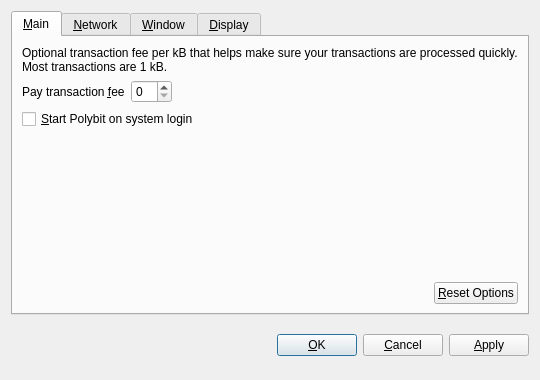
<?xml version="1.0" encoding="UTF-8"?>
<ui version="4.0">
 <class>OptionsDialog</class>
 <widget class="QDialog" name="OptionsDialog">
  <property name="geometry">
   <rect>
    <x>0</x>
    <y>0</y>
    <width>540</width>
    <height>380</height>
   </rect>
  </property>
  <property name="windowTitle">
   <string>Options</string>
  </property>
  <property name="modal">
   <bool>true</bool>
  </property>
  <layout class="QVBoxLayout" name="verticalLayout">
   <item>
    <widget class="QTabWidget" name="tabWidget">
     <property name="tabPosition">
      <enum>QTabWidget::North</enum>
     </property>
     <property name="currentIndex">
      <number>0</number>
     </property>
     <widget class="QWidget" name="tabMain">
      <attribute name="title">
       <string>&amp;Main</string>
      </attribute>
      <layout class="QVBoxLayout" name="verticalLayout_Main">
       <item>
        <widget class="QLabel" name="transactionFeeInfoLabel">
         <property name="text">
          <string>Optional transaction fee per kB that helps make sure your transactions are processed quickly. Most transactions are 1 kB.</string>
         </property>
         <property name="textFormat">
          <enum>Qt::PlainText</enum>
         </property>
         <property name="wordWrap">
          <bool>true</bool>
         </property>
        </widget>
       </item>
       <item>
        <layout class="QHBoxLayout" name="horizontalLayout_1_Main">
         <item>
          <widget class="QLabel" name="transactionFeeLabel">
           <property name="text">
            <string>Pay transaction &amp;fee</string>
           </property>
           <property name="textFormat">
            <enum>Qt::PlainText</enum>
           </property>
           <property name="buddy">
            <cstring>transactionFee</cstring>
           </property>
          </widget>
         </item>
         <item>
          <widget class="BitcoinAmountField" name="transactionFee"/>
         </item>
         <item>
          <spacer name="horizontalSpacer_1_Main">
           <property name="orientation">
            <enum>Qt::Horizontal</enum>
           </property>
           <property name="sizeHint" stdset="0">
            <size>
             <width>40</width>
             <height>20</height>
            </size>
           </property>
          </spacer>
         </item>
        </layout>
       </item>
       <item>
        <widget class="QCheckBox" name="bitcoinAtStartup">
         <property name="toolTip">
          <string>Automatically start Polybit after logging in to the system.</string>
         </property>
         <property name="text">
          <string>&amp;Start Polybit on system login</string>
         </property>
        </widget>
       </item>
       <item>
        <spacer name="verticalSpacer_Main">
         <property name="orientation">
          <enum>Qt::Vertical</enum>
         </property>
         <property name="sizeHint" stdset="0">
          <size>
           <width>20</width>
           <height>40</height>
          </size>
         </property>
        </spacer>
       </item>
       <item>
        <layout class="QHBoxLayout" name="horizontalLayout_2_Main">
         <item>
          <spacer name="horizontalSpacer_2_Main">
           <property name="orientation">
            <enum>Qt::Horizontal</enum>
           </property>
           <property name="sizeHint" stdset="0">
            <size>
             <width>40</width>
             <height>20</height>
            </size>
           </property>
          </spacer>
         </item>
         <item>
          <widget class="QPushButton" name="resetButton">
           <property name="toolTip">
            <string>Reset all client options to default.</string>
           </property>
           <property name="text">
            <string>&amp;Reset Options</string>
           </property>
           <property name="autoDefault">
            <bool>false</bool>
           </property>
          </widget>
         </item>
        </layout>
       </item>
      </layout>
     </widget>
     <widget class="QWidget" name="tabNetwork">
      <attribute name="title">
       <string>&amp;Network</string>
      </attribute>
      <layout class="QVBoxLayout" name="verticalLayout_Network">
       <item>
        <widget class="QCheckBox" name="mapPortUpnp">
         <property name="toolTip">
          <string>Automatically open the Polybit client port on the router. This only works when your router supports UPnP and it is enabled.</string>
         </property>
         <property name="text">
          <string>Map port using &amp;UPnP</string>
         </property>
        </widget>
       </item>
       <item>
        <widget class="QCheckBox" name="connectSocks">
         <property name="toolTip">
          <string>Connect to the Polybit network through a SOCKS proxy (e.g. when connecting through Tor).</string>
         </property>
         <property name="text">
          <string>&amp;Connect through SOCKS proxy:</string>
         </property>
        </widget>
       </item>
       <item>
        <layout class="QHBoxLayout" name="horizontalLayout_Network">
         <item>
          <widget class="QLabel" name="proxyIpLabel">
           <property name="text">
            <string>Proxy &amp;IP:</string>
           </property>
           <property name="textFormat">
            <enum>Qt::PlainText</enum>
           </property>
           <property name="buddy">
            <cstring>proxyIp</cstring>
           </property>
          </widget>
         </item>
         <item>
          <widget class="QValidatedLineEdit" name="proxyIp">
           <property name="maximumSize">
            <size>
             <width>140</width>
             <height>16777215</height>
            </size>
           </property>
           <property name="toolTip">
            <string>IP address of the proxy (e.g. 127.0.0.1)</string>
           </property>
          </widget>
         </item>
         <item>
          <widget class="QLabel" name="proxyPortLabel">
           <property name="text">
            <string>&amp;Port:</string>
           </property>
           <property name="textFormat">
            <enum>Qt::PlainText</enum>
           </property>
           <property name="buddy">
            <cstring>proxyPort</cstring>
           </property>
          </widget>
         </item>
         <item>
          <widget class="QLineEdit" name="proxyPort">
           <property name="maximumSize">
            <size>
             <width>55</width>
             <height>16777215</height>
            </size>
           </property>
           <property name="toolTip">
            <string>Port of the proxy (e.g. 9050)</string>
           </property>
          </widget>
         </item>
         <item>
          <widget class="QLabel" name="socksVersionLabel">
           <property name="text">
            <string>SOCKS &amp;Version:</string>
           </property>
           <property name="textFormat">
            <enum>Qt::PlainText</enum>
           </property>
           <property name="buddy">
            <cstring>socksVersion</cstring>
           </property>
          </widget>
         </item>
         <item>
          <widget class="QValueComboBox" name="socksVersion">
           <property name="toolTip">
            <string>SOCKS version of the proxy (e.g. 5)</string>
           </property>
          </widget>
         </item>
         <item>
          <spacer name="horizontalSpacer_Network">
           <property name="orientation">
            <enum>Qt::Horizontal</enum>
           </property>
           <property name="sizeHint" stdset="0">
            <size>
             <width>40</width>
             <height>20</height>
            </size>
           </property>
          </spacer>
         </item>
        </layout>
       </item>
       <item>
        <spacer name="verticalSpacer_Network">
         <property name="orientation">
          <enum>Qt::Vertical</enum>
         </property>
         <property name="sizeHint" stdset="0">
          <size>
           <width>20</width>
           <height>40</height>
          </size>
         </property>
        </spacer>
       </item>
      </layout>
     </widget>
     <widget class="QWidget" name="tabWindow">
      <attribute name="title">
       <string>&amp;Window</string>
      </attribute>
      <layout class="QVBoxLayout" name="verticalLayout_Window">
       <item>
        <widget class="QCheckBox" name="minimizeToTray">
         <property name="toolTip">
          <string>Show only a tray icon after minimizing the window.</string>
         </property>
         <property name="text">
          <string>&amp;Minimize to the tray instead of the taskbar</string>
         </property>
        </widget>
       </item>
       <item>
        <widget class="QCheckBox" name="minimizeOnClose">
         <property name="toolTip">
          <string>Minimize instead of exit the application when the window is closed. When this option is enabled, the application will be closed only after selecting Quit in the menu.</string>
         </property>
         <property name="text">
          <string>M&amp;inimize on close</string>
         </property>
        </widget>
       </item>
       <item>
        <spacer name="verticalSpacer_Window">
         <property name="orientation">
          <enum>Qt::Vertical</enum>
         </property>
         <property name="sizeHint" stdset="0">
          <size>
           <width>20</width>
           <height>40</height>
          </size>
         </property>
        </spacer>
       </item>
      </layout>
     </widget>
     <widget class="QWidget" name="tabDisplay">
      <attribute name="title">
       <string>&amp;Display</string>
      </attribute>
      <layout class="QVBoxLayout" name="verticalLayout_Display">
       <item>
        <layout class="QHBoxLayout" name="horizontalLayout_1_Display">
         <item>
          <widget class="QLabel" name="langLabel">
           <property name="text">
            <string>User Interface &amp;language:</string>
           </property>
           <property name="textFormat">
            <enum>Qt::PlainText</enum>
           </property>
           <property name="buddy">
            <cstring>lang</cstring>
           </property>
          </widget>
         </item>
         <item>
          <widget class="QValueComboBox" name="lang">
           <property name="toolTip">
            <string>The user interface language can be set here. This setting will take effect after restarting Polybit.</string>
           </property>
          </widget>
         </item>
        </layout>
       </item>
       <item>
        <layout class="QHBoxLayout" name="horizontalLayout_2_Display">
         <item>
          <widget class="QLabel" name="unitLabel">
           <property name="text">
            <string>&amp;Unit to show amounts in:</string>
           </property>
           <property name="textFormat">
            <enum>Qt::PlainText</enum>
           </property>
           <property name="buddy">
            <cstring>unit</cstring>
           </property>
          </widget>
         </item>
         <item>
          <widget class="QValueComboBox" name="unit">
           <property name="toolTip">
            <string>Choose the default subdivision unit to show in the interface and when sending coins.</string>
           </property>
          </widget>
         </item>
        </layout>
       </item>
       <item>
        <widget class="QCheckBox" name="displayAddresses">
         <property name="toolTip">
          <string>Whether to show Polybit addresses in the transaction list or not.</string>
         </property>
         <property name="text">
          <string>&amp;Display addresses in transaction list</string>
         </property>
        </widget>
       </item>
       <item>
        <widget class="QCheckBox" name="coinControlFeatures">
         <property name="toolTip">
          <string>Whether to show coin control features or not.</string>
         </property>
         <property name="text">
          <string>Display coin &amp;control features (experts only!)</string>
         </property>
        </widget>
       </item>
       <item>
        <spacer name="verticalSpacer_Display">
         <property name="orientation">
          <enum>Qt::Vertical</enum>
         </property>
         <property name="sizeHint" stdset="0">
          <size>
           <width>20</width>
           <height>40</height>
          </size>
         </property>
        </spacer>
       </item>
      </layout>
     </widget>
    </widget>
   </item>
   <item>
    <layout class="QHBoxLayout" name="horizontalLayout_Buttons">
     <item>
      <spacer name="horizontalSpacer_1">
       <property name="orientation">
        <enum>Qt::Horizontal</enum>
       </property>
       <property name="sizeHint" stdset="0">
        <size>
         <width>40</width>
         <height>48</height>
        </size>
       </property>
      </spacer>
     </item>
     <item>
      <widget class="QLabel" name="statusLabel">
       <property name="font">
        <font>
         <weight>75</weight>
         <bold>true</bold>
        </font>
       </property>
       <property name="text">
        <string/>
       </property>
       <property name="textFormat">
        <enum>Qt::PlainText</enum>
       </property>
       <property name="wordWrap">
        <bool>true</bool>
       </property>
      </widget>
     </item>
     <item>
      <spacer name="horizontalSpacer_2">
       <property name="orientation">
        <enum>Qt::Horizontal</enum>
       </property>
       <property name="sizeHint" stdset="0">
        <size>
         <width>40</width>
         <height>48</height>
        </size>
       </property>
      </spacer>
     </item>
     <item>
      <widget class="QPushButton" name="okButton">
       <property name="text">
        <string>&amp;OK</string>
       </property>
      </widget>
     </item>
     <item>
      <widget class="QPushButton" name="cancelButton">
       <property name="text">
        <string>&amp;Cancel</string>
       </property>
       <property name="autoDefault">
        <bool>false</bool>
       </property>
      </widget>
     </item>
     <item>
      <widget class="QPushButton" name="applyButton">
       <property name="text">
        <string>&amp;Apply</string>
       </property>
       <property name="autoDefault">
        <bool>false</bool>
       </property>
      </widget>
     </item>
    </layout>
   </item>
  </layout>
 </widget>
 <customwidgets>
  <customwidget>
   <class>BitcoinAmountField</class>
   <extends>QSpinBox</extends>
   <header>bitcoinamountfield.h</header>
  </customwidget>
  <customwidget>
   <class>QValueComboBox</class>
   <extends>QComboBox</extends>
   <header>qvaluecombobox.h</header>
  </customwidget>
  <customwidget>
   <class>QValidatedLineEdit</class>
   <extends>QLineEdit</extends>
   <header>qvalidatedlineedit.h</header>
  </customwidget>
 </customwidgets>
 <resources/>
 <connections/>
</ui>
